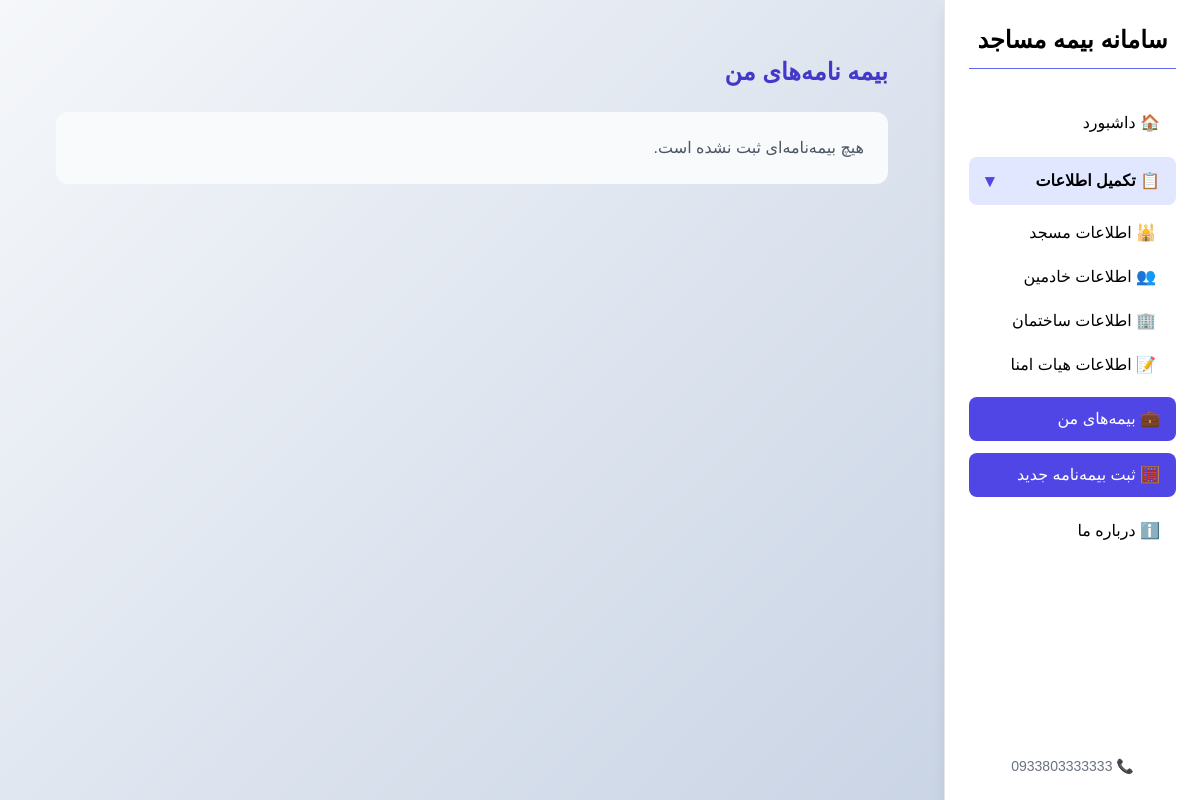
The app's page /insurance/myinsurance/ (signed in), older data.
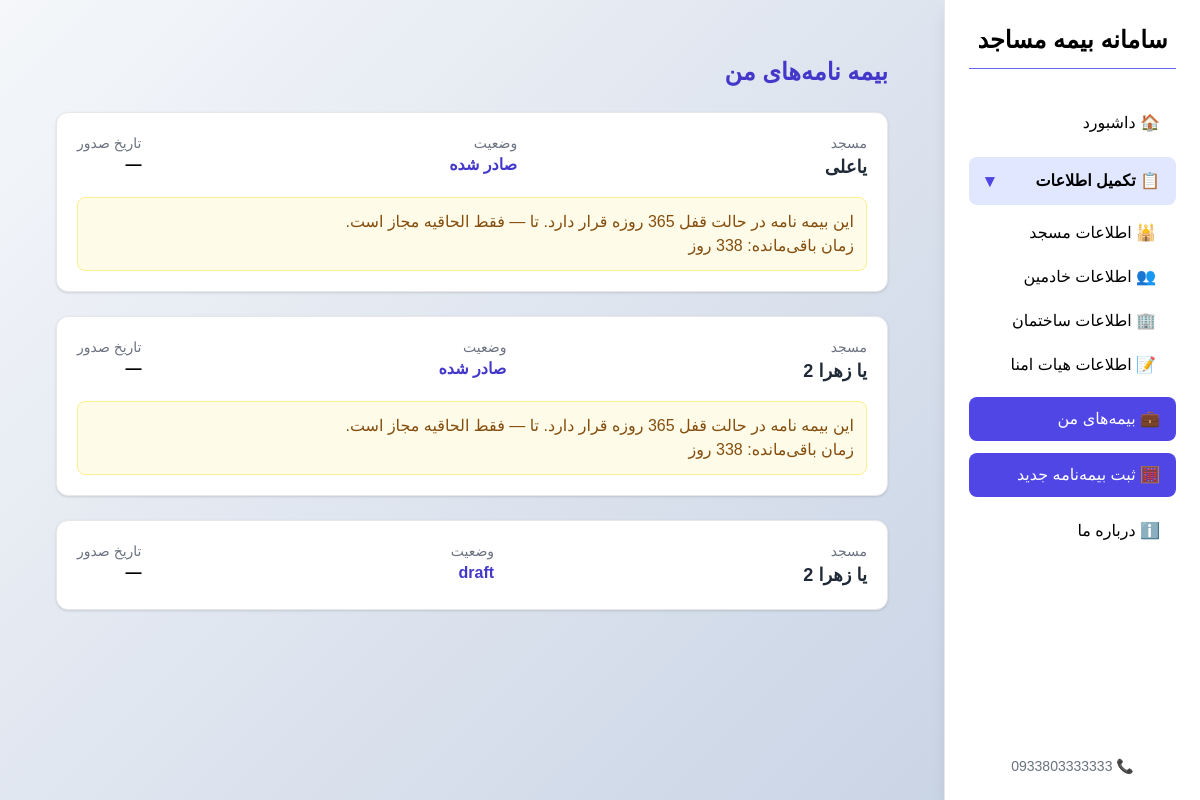
The same page, newer data.
### Insurance/models.py (models this page shows, shortened)
class Insurance(models.Model):
    signup = models.ForeignKey(Signup, on_delete=models.CASCADE)
    coverage = models.ForeignKey(Coverage, on_delete=models.CASCADE)
    premium_quote = models.PositiveIntegerField(null=True, blank=True)  # مبلغ نهایی که در درگاه پرداخت شده
    STATUS_CHOICES = [
        ('payment_completed', 'پرداخت شد'),
        ('issued', 'صادر شده'),
        ('failed', 'صادر نشد'),
    ]
    status = models.CharField(max_length=50, choices=STATUS_CHOICES, default='payment_completed')
    policy_image = models.ImageField(
    upload_to='insurance_policies/',  # پوشه ذخیره
    null=True,
    blank=True,
    verbose_name='عکس بیمه‌نامه'
)
    transaction_id = models.CharField(max_length=100, null=True, blank=True)
    quote_received_at = models.DateTimeField(null=True, blank=True)
    payment_date = models.DateTimeField(null=True, blank=True)
    issued_at = models.DateTimeField(null=True, blank=True)
    valid_until = models.DateTimeField(null=True, blank=True)
    created_at = models.DateTimeField(auto_now_add=True)
    updated_at = models.DateTimeField(auto_now=True)

### forms/models.py (models this page shows, shortened)
class MainRegistration(models.Model):
    registration=models.ForeignKey(Signup,on_delete=models.CASCADE,related_name="mosque",verbose_name="کاربر ثبت کننده")
    mosque_name=models.CharField(max_length=50,verbose_name="نام مسجد")
    mosque_id=models.IntegerField(verbose_name="کد شناسایی مسجد")
    mosque_Capacity=models.IntegerField(validators=[MinValueValidator(10)],verbose_name='ظرفیت نمازگزار')
    mosque_postalcode=models.CharField(verbose_name="کدپستی مسجد",validators=[MinLengthValidator(9)],max_length=11)
    mosque_address=models.CharField(max_length=200,verbose_name="آدرس مسجد")
    mosque_phone=models.CharField(verbose_name="تلفن ثابت مسجد",blank=True,max_length=11,validators=[MinLengthValidator(11)])
    created_phone=models.CharField(verbose_name="تلفن موبایل",max_length=11,validators=[MinLengthValidator(11)],unique=True)
    create_date=models.DateTimeField(auto_now_add=True)
    class Meta:
        verbose_name="لیست مساجد"

### Insurance/views.py (the view)
def myinsurance(request):
    signup = get_signup_from_session(request)
    if not signup:
        messages.error(request, 'ابتدا وارد شوید!')
        return redirect('login')
    insurances = Insurance.objects.filter(signup=signup).select_related('coverage__mosque').order_by('-created_at')
    rows = []
    for insurance in insurances:
        mosque = None
        if insurance.coverage and insurance.coverage.mosque:
            mosque = insurance.coverage.mosque
        lock_until = None
        locked = False
        remaining_days = None
        if insurance.issued_at:
            lock_until = insurance.issued_at + timedelta(days=INSURANCE_LOCK_DAYS)
            locked = timezone.now() < lock_until
            remaining_days = max(0, (lock_until - timezone.now()).days)
        issued_at_jalali = None
        lock_until_jalali = None
        if insurance.issued_at:
            issued_at_jalali = jalali_utils.to_jalali_date(insurance.issued_at)
        if lock_until:
            lock_until_jalali = jalali_utils.to_jalali_date(lock_until)
        rows.append({
            'insurance': insurance,
            'mosque': mosque,
            'lock_until': lock_until,
            'locked': locked,
            'remaining_days': remaining_days,
            'issued_at_jalali': issued_at_jalali,
            'lock_until_jalali': lock_until_jalali,
            'status_label': dict(Insurance.STATUS_CHOICES).get(insurance.status, insurance.status),
            'is_issued': insurance.status in ['issued', 'payment_completed'],
        })
    return render(request, 'myinsurance.html', {'rows': rows})

### forms/views.py (called while the page is built)
def get_signup_from_session(request): #get username
    user=request.session.get('username')
    if user:
        try:
            signup=Signup.objects.filter(username=user).first()
        except Signup.DoesNotExist:
            messages.warning(request,"کاربری شما یافت نشد، لطفا دوباره وارد شوید")
            return None
    else:
        messages.warning(request,"ابتدا وارد شوید!")
        return None
    return signup

### jalali_utils.py (called while the page is built)
def to_jalali_date(dt):
    if not dt:
        return None
    try:
        import jdatetime
        try:
            return jdatetime.datetime.fromgregorian(datetime=dt).strftime('%Y/%m/%d')
        except Exception:
            try:
                return jdatetime.date.fromgregorian(date=dt).strftime('%Y/%m/%d')
            except Exception:
                return None
    except Exception:
        try:
            return dt.strftime('%Y/%m/%d')
        except Exception:
            return None

### Insurance/templates/myinsurance.html (shortened to what this page needs)
{% extends 'base.html' %}
{% block content %}
<div class="max-w-5xl mx-auto p-6 space-y-6">
    <h1 class="text-2xl font-bold text-indigo-700">بیمه نامه‌های من</h1>
    {% if rows %}
        {% for row in rows %}
            <div class="bg-white rounded-xl shadow p-5 border border-gray-200">
                <div class="flex flex-col md:flex-row justify-between gap-3">
                    <div>
                        <p class="text-sm text-gray-500">مسجد</p>
                        <p class="text-lg font-bold text-gray-800">
                            {% if row.mosque %}{{ row.mosque.mosque_name }}{% else %}—{% endif %}
                        </p>
                    </div>
                    <div>
                        <p class="text-sm text-gray-500">وضعیت</p>
                        <p class="font-semibold text-indigo-700">{{ row.status_label }}</p>
                    </div>
                    <div>
                        <p class="text-sm text-gray-500">تاریخ صدور</p>
                        <p class="font-semibold">{{ row.issued_at_jalali|default:'—' }}</p>
                    </div>
                </div>
                {% if row.is_issued %}
                    <div class="mt-4 rounded-lg p-3 {% if row.locked %}bg-yellow-50 border border-yellow-200 text-yellow-800{% else %}bg-green-50 border border-green-200 text-green-800{% endif %}">
                        {% if row.locked %}
                                این بیمه نامه در حالت قفل 365 روزه قرار دارد. تا {{ row.lock_until_jalali|default:'—' }} فقط الحاقیه مجاز است.
                            <br>
                                زمان باقی‌مانده: {{ row.remaining_days }} روز
                        {% else %}
                            دوره قفل 365 روزه پایان یافته است. اکنون امکان صدور بیمه جدید برای این مسجد مجدداً فعال است.
                        {% endif %}
                    </div>
                {% endif %}
            </div>
        {% endfor %}
    {% else %}
        <div class="bg-gray-50 rounded-xl p-6 text-gray-600">هیچ بیمه‌نامه‌ای ثبت نشده است.</div>
    {% endif %}
</div>
{% endblock %}

Row changes from the older to the newer data that the page shows:
added Insurance: mosque.mosque_name "یاعلی", status_label "صادر شده", issued_at_jalali "—", lock_until_jalali "—", remaining_days "338"
added Insurance: mosque.mosque_name "یا زهرا 2", status_label "صادر شده", issued_at_jalali "—", lock_until_jalali "—", remaining_days "338"
added Insurance: mosque.mosque_name "یا زهرا 2", status_label "draft", issued_at_jalali "—"
Text that changed along with them:
text no longer shown: "هیچ بیمه‌نامه‌ای ثبت نشده است."
